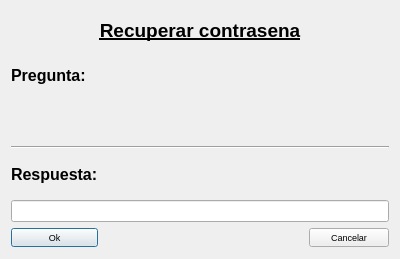
<?xml version="1.0" encoding="UTF-8"?>
<ui version="4.0">
 <class>password</class>
 <widget class="QDialog" name="password">
  <property name="geometry">
   <rect>
    <x>0</x>
    <y>0</y>
    <width>400</width>
    <height>259</height>
   </rect>
  </property>
  <property name="font">
   <font>
    <pointsize>7</pointsize>
   </font>
  </property>
  <property name="windowTitle">
   <string>Recuperar password</string>
  </property>
  <property name="windowIcon">
   <iconset resource="recoverdrake.qrc">
    <normaloff>:/Imagenes/security-mdk.png</normaloff>:/Imagenes/security-mdk.png</iconset>
  </property>
  <layout class="QGridLayout" name="gridLayout">
   <item row="0" column="0" colspan="3">
    <widget class="QLabel" name="label">
     <property name="text">
      <string>&lt;!DOCTYPE HTML PUBLIC &quot;-//W3C//DTD HTML 4.0//EN&quot; &quot;http://www.w3.org/TR/REC-html40/strict.dtd&quot;&gt;
&lt;html&gt;&lt;head&gt;&lt;meta name=&quot;qrichtext&quot; content=&quot;1&quot; /&gt;&lt;style type=&quot;text/css&quot;&gt;
p, li { white-space: pre-wrap; }
&lt;/style&gt;&lt;/head&gt;&lt;body style=&quot; font-family:'Sans Serif'; font-size:9pt; font-weight:400; font-style:normal;&quot;&gt;
&lt;p align=&quot;center&quot; style=&quot; margin-top:0px; margin-bottom:0px; margin-left:0px; margin-right:0px; -qt-block-indent:0; text-indent:0px;&quot;&gt;&lt;span style=&quot; font-size:14pt; font-weight:600; text-decoration: underline;&quot;&gt;Recuperar contrasena&lt;/span&gt;&lt;/p&gt;&lt;/body&gt;&lt;/html&gt;</string>
     </property>
    </widget>
   </item>
   <item row="1" column="0">
    <widget class="QLabel" name="label_2">
     <property name="text">
      <string>&lt;!DOCTYPE HTML PUBLIC &quot;-//W3C//DTD HTML 4.0//EN&quot; &quot;http://www.w3.org/TR/REC-html40/strict.dtd&quot;&gt;
&lt;html&gt;&lt;head&gt;&lt;meta name=&quot;qrichtext&quot; content=&quot;1&quot; /&gt;&lt;style type=&quot;text/css&quot;&gt;
p, li { white-space: pre-wrap; }
&lt;/style&gt;&lt;/head&gt;&lt;body style=&quot; font-family:'Sans Serif'; font-size:9pt; font-weight:400; font-style:normal;&quot;&gt;
&lt;p style=&quot; margin-top:0px; margin-bottom:0px; margin-left:0px; margin-right:0px; -qt-block-indent:0; text-indent:0px;&quot;&gt;&lt;span style=&quot; font-size:12pt; font-weight:600;&quot;&gt;Pregunta:&lt;/span&gt;&lt;/p&gt;&lt;/body&gt;&lt;/html&gt;</string>
     </property>
    </widget>
   </item>
   <item row="2" column="0" colspan="3">
    <widget class="QLabel" name="label_3">
     <property name="text">
      <string>&lt;!DOCTYPE HTML PUBLIC &quot;-//W3C//DTD HTML 4.0//EN&quot; &quot;http://www.w3.org/TR/REC-html40/strict.dtd&quot;&gt;
&lt;html&gt;&lt;head&gt;&lt;meta name=&quot;qrichtext&quot; content=&quot;1&quot; /&gt;&lt;style type=&quot;text/css&quot;&gt;
p, li { white-space: pre-wrap; }
&lt;/style&gt;&lt;/head&gt;&lt;body style=&quot; font-family:'Sans Serif'; font-size:9pt; font-weight:400; font-style:normal;&quot;&gt;
&lt;p style=&quot;-qt-paragraph-type:empty; margin-top:0px; margin-bottom:0px; margin-left:0px; margin-right:0px; -qt-block-indent:0; text-indent:0px;&quot;&gt;&lt;br /&gt;&lt;/p&gt;&lt;/body&gt;&lt;/html&gt;</string>
     </property>
    </widget>
   </item>
   <item row="3" column="0" colspan="3">
    <widget class="Line" name="line">
     <property name="orientation">
      <enum>Qt::Horizontal</enum>
     </property>
    </widget>
   </item>
   <item row="4" column="0">
    <widget class="QLabel" name="label_4">
     <property name="text">
      <string>&lt;!DOCTYPE HTML PUBLIC &quot;-//W3C//DTD HTML 4.0//EN&quot; &quot;http://www.w3.org/TR/REC-html40/strict.dtd&quot;&gt;
&lt;html&gt;&lt;head&gt;&lt;meta name=&quot;qrichtext&quot; content=&quot;1&quot; /&gt;&lt;style type=&quot;text/css&quot;&gt;
p, li { white-space: pre-wrap; }
&lt;/style&gt;&lt;/head&gt;&lt;body style=&quot; font-family:'Sans Serif'; font-size:9pt; font-weight:400; font-style:normal;&quot;&gt;
&lt;p style=&quot; margin-top:0px; margin-bottom:0px; margin-left:0px; margin-right:0px; -qt-block-indent:0; text-indent:0px;&quot;&gt;&lt;span style=&quot; font-size:12pt; font-weight:600;&quot;&gt;Respuesta:&lt;/span&gt;&lt;/p&gt;&lt;/body&gt;&lt;/html&gt;</string>
     </property>
    </widget>
   </item>
   <item row="5" column="0" colspan="3">
    <widget class="QLineEdit" name="lineEdit"/>
   </item>
   <item row="6" column="0">
    <widget class="QPushButton" name="pushButton">
     <property name="text">
      <string>Ok</string>
     </property>
     <property name="icon">
      <iconset resource="recoverdrake.qrc">
       <normaloff>:/Imagenes/good.png</normaloff>:/Imagenes/good.png</iconset>
     </property>
     <property name="iconSize">
      <size>
       <width>25</width>
       <height>25</height>
      </size>
     </property>
    </widget>
   </item>
   <item row="6" column="1">
    <spacer name="horizontalSpacer">
     <property name="orientation">
      <enum>Qt::Horizontal</enum>
     </property>
     <property name="sizeHint" stdset="0">
      <size>
       <width>178</width>
       <height>20</height>
      </size>
     </property>
    </spacer>
   </item>
   <item row="6" column="2">
    <widget class="QPushButton" name="pushButton_2">
     <property name="text">
      <string>Cancelar</string>
     </property>
     <property name="icon">
      <iconset resource="recoverdrake.qrc">
       <normaloff>:/Imagenes/bad.png</normaloff>:/Imagenes/bad.png</iconset>
     </property>
     <property name="iconSize">
      <size>
       <width>25</width>
       <height>25</height>
      </size>
     </property>
    </widget>
   </item>
  </layout>
 </widget>
 <resources>
  <include location="recoverdrake.qrc"/>
 </resources>
 <connections/>
</ui>
